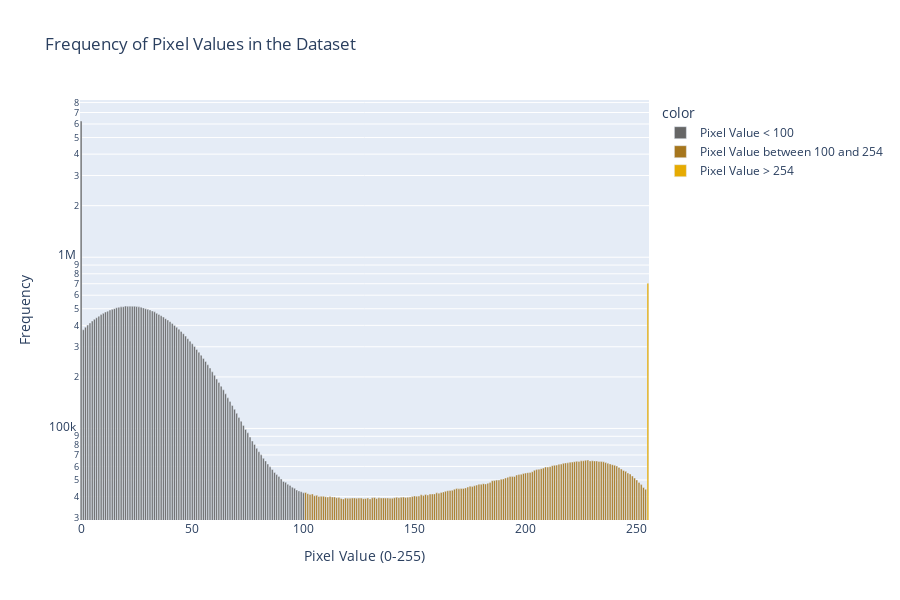

The notebook cell this image was saved under:
### Markdown cell above
This cell uses plotly express and pandas to visualize the frequency of different pixel values in the images. This was done to see how many gray pixels there are in the dataset, so we could consider modifying them. 
First we converted the numpy array to a pandas dataframe. Then we could create a column for each pixel value, 1 to 400 and then use numpy bincount to count the occurences of the different values. And at last, create a easy to understand plot.

### Code cell
XX = pd.DataFrame(X, columns = [str(i) for i in range(400)])
value_counts = np.bincount(XX.values.flatten())

df_plot = pd.DataFrame({'Pixel Value': range(len(value_counts)), 'Frequency': value_counts})

color1 = px.colors.qualitative.Dark2[7]
color2 = px.colors.qualitative.Dark2[6]
color3 = px.colors.qualitative.Dark2[5]
color_map = {
    'Pixel Value < 100': color1,
    'Pixel Value between 100 and 254': color2,
    'Pixel Value > 254': color3
}
color_categories = pd.cut(df_plot['Pixel Value'],
                           bins=[-np.inf, 100, 254, np.inf],
                           labels=['Pixel Value < 100', 'Pixel Value between 100 and 254', 'Pixel Value > 254'],
                           include_lowest=True)

fig = px.bar(df_plot, x='Pixel Value', y='Frequency', 
            title='Frequency of Pixel Values in the Dataset',
            labels={'Pixel Value': 'Pixel Value (0-255)', 'Frequency': 'Frequency'},
            log_y = True,
            color=color_categories,
            color_discrete_map=color_map)
fig.update_layout(height=600)

fig.show()

### Figure 1 — Plotly figure (JSON) as saved in the notebook; plotly's stock layout.template omitted (floating-point values rounded to 4 significant figures; data arrays with more than 128 entries replaced by an {"elided": "..."} marker saying what was removed)
{"data": [{"alignmentgroup": "True", "hovertemplate": "color=Pixel Value < 100<br>Pixel Value (0-255)=%{x}<br>Frequency=%{y}<extra></extra>", "legendgroup": "Pixel Value < 100", "marker": {"color": "rgb(102,102,102)", "pattern": {"shape": ""}}, "name": "Pixel Value < 100", "offsetgroup": "Pixel Value < 100", "orientation": "v", "showlegend": true, "textposition": "auto", "type": "bar", "x": [0, 1, 2, 3, 4, 5, 6, 7, 8, 9, 10, 11, 12, 13, 14, 15, 16, 17, 18, 19, 20, 21, 22, 23, 24, 25, 26, 27, 28, 29, 30, 31, 32, 33, 34, 35, 36, 37, 38, 39, 40, 41, 42, 43, 44, 45, 46, 47, 48, 49, 50, 51, 52, 53, 54, 55, 56, 57, 58, 59, 60, 61, 62, 63, 64, 65, 66, 67, 68, 69, 70, 71, 72, 73, 74, 75, 76, 77, 78, 79, 80, 81, 82, 83, 84, 85, 86, 87, 88, 89, 90, 91, 92, 93, 94, 95, 96, 97, 98, 99, 100], "xaxis": "x", "y": [6244943, 377126, 390242, 401475, 412794, 424096, 433870, 443211, 452777, 462392, 470067, 478546, 484215, 491811, 495998, 500934, 506924, 510780, 513006, 514121, 518244, 517076, 517750, 517288, 517480, 515009, 512903, 510095, 505790, 500038, 496297, 492192, 485576, 479563, 470227, 463523, 455422, 447172, 437732, 429919, 420368, 410559, 399744, 390163, 379394, 368703, 357405, 346122, 334284, 323477, 312314, 300779, 289419, 278488, 267764, 256492, 246366, 235400, 225298, 214168, 204413, 194428, 185628, 176524, 168126, 159305, 150924, 143557, 136144, 129301, 122636, 115731, 110136, 104189, 98643, 94315, 88998, 84544, 80651, 76550, 73126, 70107, 66902, 64629, 62034, 59687, 57582, 55274, 53773, 52365, 50723, 49034, 48443, 47224, 46505, 45388, 44700, 43707, 43148, 42723, 42054], "yaxis": "y"}, {"alignmentgroup": "True", "hovertemplate": "color=Pixel Value between 100 and 254<br>Pixel Value (0-255)=%{x}<br>Frequency=%{y}<extra></extra>", "legendgroup": "Pixel Value between 100 and 254", "marker": {"color": "rgb(166,118,29)", "pattern": {"shape": ""}}, "name": "Pixel Value between 100 and 254", "offsetgroup": "Pixel Value between 100 and 254", "orientation": "v", "showlegend": true, "textposition": "auto", "type": "bar", "x": {"elided": "154 int values"}, "xaxis": "x", "y": {"elided": "154 int values"}, "yaxis": "y"}, {"alignmentgroup": "True", "hovertemplate": "color=Pixel Value > 254<br>Pixel Value (0-255)=%{x}<br>Frequency=%{y}<extra></extra>", "legendgroup": "Pixel Value > 254", "marker": {"color": "rgb(230,171,2)", "pattern": {"shape": ""}}, "name": "Pixel Value > 254", "offsetgroup": "Pixel Value > 254", "orientation": "v", "showlegend": true, "textposition": "auto", "type": "bar", "x": [255], "xaxis": "x", "y": [705283], "yaxis": "y"}], "layout": {"barmode": "relative", "height": 600, "legend": {"title": {"text": "color"}, "tracegroupgap": 0}, "title": {"text": "Frequency of Pixel Values in the Dataset"}, "xaxis": {"anchor": "y", "domain": [0, 1], "title": {"text": "Pixel Value (0-255)"}}, "yaxis": {"anchor": "x", "domain": [0, 1], "title": {"text": "Frequency"}, "type": "log"}}}
